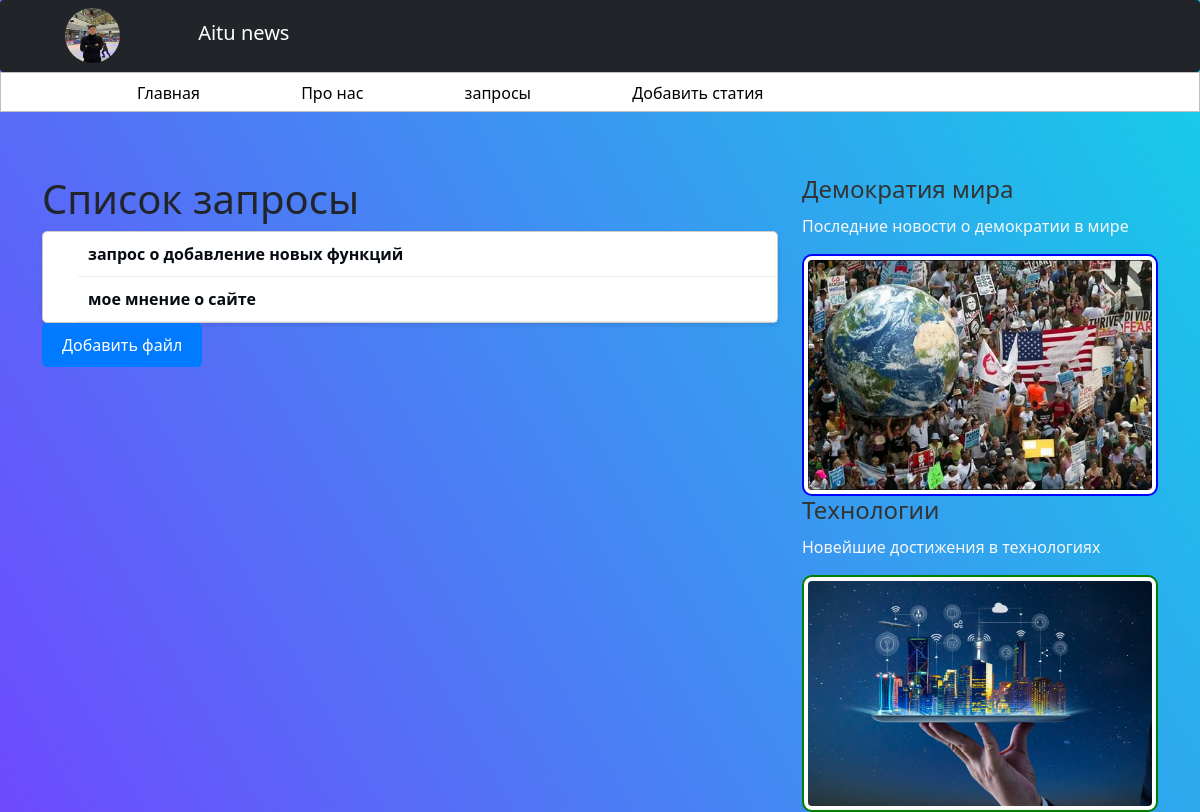
Page /documents/ (signed in) on the committed database.
### users/models.py (models this page shows, shortened)
class Profil(models.Model):
    user=models.OneToOneField(User,on_delete=models.CASCADE)
    img=models.ImageField('фото',default='default.png' ,upload_to='user_images')
    class Meta:
        verbose_name='Профиль'
        verbose_name_plural='Профиль'

### blog/models.py (models this page shows, shortened)
class document(models.Model):
    d_naz=models.CharField('Файл атауы',max_length=64, blank=True, null=True,unique=True)
    d_doc = models.FileField(upload_to='documents')
    uploaded_at = models.DateTimeField(auto_now_add=True)

### blog/views.py (the view)
# urls.py: path('documents/', views.document_list, name='documents'),
def document_list(request):
    documents = document.objects.all()
    return render(request, 'blog/document_list.html', {'documents': documents})

### blog/templates/blog/document_list.html (shortened to what this page needs)
{% extends 'blog/base.html' %}
{% load static %}
    {% block coontent %}
    <h1>Список запросы</h1>
    <ul class="documents-list">
    {% for document in documents %}
        <li class="documents-list-item"><a href="{{ document.d_doc.url }}">{{ document.d_naz }}</a></li>
    {% endfor %}
    </ul>
    {% if not user.is_authenticated%}
    {%else%}
    <a class="upload-link" href="{% url 'upload' %}">
        <button class="upload-button" type="submit">Добавить файл</button>
    </a>
              {%endif%}
{%endblock%}
{% block aside_block %}
<aside class="col-md-4">
    <div class="aside-item">
        <h3>Демократия мира</h3>
        <p>
            <a href="https://example.com/democracy" backgroun-color=white target="_blank">
                Последние новости о демократии в мире
        </p>
        <img src="{% static 'images/democ.webp' %}" class="img-thumbnail" alt="Демократия мира" style="border: 2px solid blue;">
    </div></a>
    <div class="aside-item">
        <h3>Технологии</h3>
        <p>
            <a href="https://example.com/technology" target="_blank">
                Новейшие достижения в технологиях
        </p>
        <img src="{% static 'images/teckh.jpeg' %}" class="img-thumbnail" alt="Технологии" style="border: 2px solid green;">
    </div> </a>
</aside>
{% endblock %}

### blog/templates/blog/base.html (shortened to what this page needs)
{%load static%}
<!DOCTYPE html>
<html lang="en">
<head>
    <link rel="stylesheet" href="https://cdnjs.cloudflare.com/ajax/libs/font-awesome/4.7.0/css/font-awesome.min.css">
    <link rel="stylesheet" href="https://cdn.jsdelivr.net/npm/bootstrap@5.1.3/dist/css/bootstrap.min.css">
    <link rel="stylesheet" href="{% static 'blog\rr.css'%}">
</head>
<body>
<header class='niz'>
    <nav class="navbar navbar-expand-lg navbar-dark  bg-dark rounded" aria-label="Одиннадцатый пример панели навигации">
        <div class="container-fluid">
          <ul class="">
            {%if user.is_authenticated%}
            <li class="nav-item">
            <a class="nav-img"  href="{% url 'profil'%}"> <img class="img" width="55" height="55" title="Профиль пользователя {{user.username}}" src="{{ user.profil.img.url }}"></a>
          </li>
               {%endif%}
             <li class="nav-item">
              <a class="navbar-brand" href="#">Aitu news</a>
            </li>
            {% if not user.is_authenticated%}
            <li class="nav-item">
              <a class="nav-rege"  href="{% url 'reg'%}">
                <button class='butn-reg' type='submit'>Регестрация</button></a>
            </li>
            <li class="nav-item">
              <a class="nav-reg"  href="{% url 'user'%}">
                <button class='butn-rege' type='submit'>Войти</button></a>
            </li>
            {%else%}
          </ul>
              {%endif%}
          </div>
</header>
    <div class='iz'>
      <nav class="container d-flex flex-column flex-md-row justify-content-between">
        <div class="container-fluid">
      <ul class="">
        <li class="nav-item">
          <a class="nav-link" aria-current="page" href="{% url 'home'%}">Главная</a>
        </li>
        <li class="nav-item">
          <a class="nav-link"  href="{% url 'pronas'%}">Про нас</a>
        </li>
        <li class="nav-item">
          <a class="nav-link"  href="{% url 'documents'%}">запросы</a>
        </li>
        <li class="nav-item">
          <a class="nav-link" aria-current="page" href="{% url 'news-add'%}">Добавить статия</a>
        </li>
      </ul>
    </div>
      </nav>
    </div>
<div class='container mt-5'>
    <div class='row'>
        <div class='col-md-8'>
            {% block coontent %}
            {%endblock%}
        </div>
        {% block aside_block %}
        {% endblock %}
    </div>
</div>
</body>

### blog/static/blog/rr.css (style rules this page uses)
body { background: linear-gradient(60deg, rgb(110, 74, 253) 0%, rgb(20, 207, 232) 100%); }
ul { list-style: none; }
.documents-list { list-style-type: none; padding: 0; margin: 0; background-color: #fff; border: 1px solid #ccc; border-radius: 5px; box-shadow: 0 2px 5px rgba(0, 0, 0, 0.1); }
.documents-list-item { padding: 10px; border-bottom: 1px solid #eee; }
.documents-list-item a { text-decoration: none; color: #060c12; font-weight: bold; }
.upload-link { text-decoration: none; }
.upload-button { padding: 10px 20px; background-color: #007bff; color: #fff; border: none; border-radius: 5px; cursor: pointer; transition: background-color 0.3s; }
p { font-weight: 400; }
a { text-decoration: none; }
.img { border-radius: 50%; margin-left: 36%; }
li { margin-left:35px; }
.nav-link { color: rgb(0, 0, 0); }
.nav-img { display: inline-block; margin-right: 29px; margin-left: -34px; margin-bottom: -16px; }
.nav-item { margin-right: 6%; margin-right: 30px; text-decoration: none; display: inline-block; }
.col-md-4 { margin-left: 0px; }
.iz { width: 100%; height: 40px; position:sticky; top: 0px; opacity: 1; background: #fff; border: solid 1px silver; display:inline-block; margin-bottom: 15px; justify-content: space-between; align-items: center; }
.container-fluid { position: relative; }
.aside-item img { border-radius: 10px; transition: transform 0.3s, box-shadow 0.3s; }
.aside-item h3 { color: #333; font-size: 1.5em; margin-bottom: 10px; }
.aside-item p a { color: #f7f7f7; text-decoration: none; }
.aside-item:nth-child(1) img { border: 2px solid blue; }
.aside-item:nth-child(2) img { border: 2px solid green; }

### rows in the picture
document: d_naz "запрос о добавление новых функций"
document: d_naz "мое мнение о сайте"
